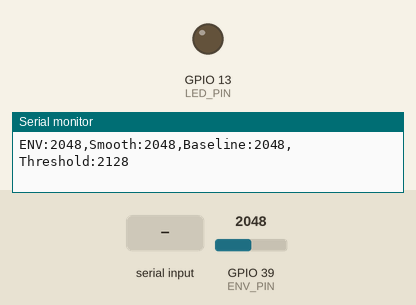
The sketch below on a simulated ESP32. On the bench: output pins drawn as LEDs (lit = HIGH), the last lines printed to the serial monitor. Dashed ring = blinking. The inputs (shaded band) are chosen by the test bench; at power-on: GPIO 39 (ENV_PIN) = 2048 (analog values on the 0–4095 scale). Nothing arrives over Bluetooth unless stated.

Above: at 4.2 s.
4.3 s: "c" received over Serial
At 4.55 s:
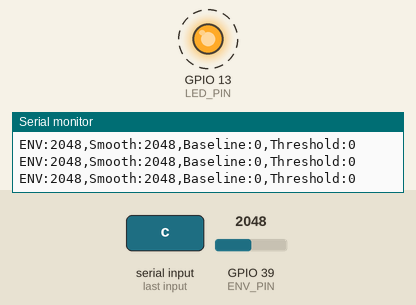
9.0 s: GPIO 39 (ENV_PIN) set to 2190
At 9.9 s:
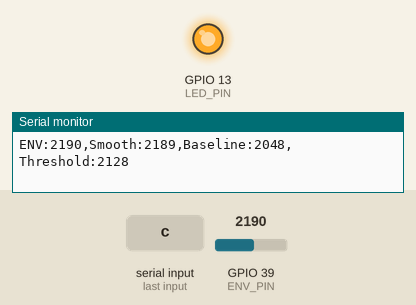
10.8 s: "C" received over Serial
At 10.95 s:
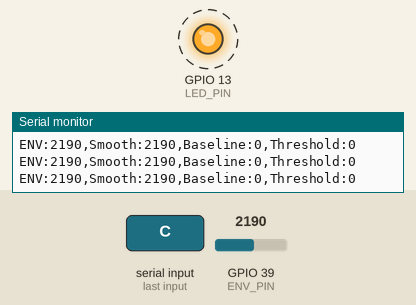
13.8 s: "c" received over the second serial link
16.8 s: "C" received over the second serial link
Timing chart, 0 to 20.8 s (numbered marks = the images above; inputs shaded):
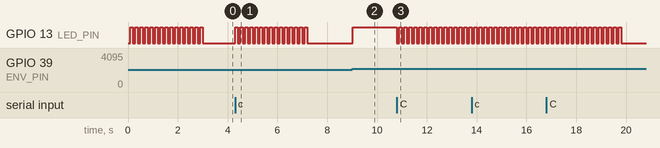

The sketch:

myoware_demo.ino
```cpp
/*
  MyoWare 2.0 Wireless Shield demo - live muscle activity in the Arduino IDE.

  Hardware: MyoWare 2.0 Muscle Sensor + MyoWare 2.0 Wireless Shield
  (ESP32-WROOM, CH340 USB-C). The shield reads the sensor through its pogo pins:
    ENV -> GPIO39 / A3   (used here)
    RAW -> GPIO36 / A4
    REF -> GPIO35 / A5
  Arduino IDE: install the "esp32" boards package (Espressif), select
  "ESP32 Dev Module", and the CH340 port.

  SAFETY (SparkFun's warning): do not have the shield on a person while USB-C
  is plugged in (programming or charging). For live data on a person, unplug
  USB, run on the battery, and read the data over Bluetooth (see below).

  Viewing the data:
    - Bench (no person): USB port -> Tools > Serial Plotter, 115200 baud.
    - On a person: pair your computer with "TrueRehab-MyoWare", then pick its
      Bluetooth serial port in the Arduino IDE and open the Serial Plotter.

  Use:
    1. Keep the muscle relaxed for the first 3 s (calibration, LED 13 blinks).
    2. Flex: Smooth rises above Threshold and LED 13 turns on.

  Commands (type in the plotter/monitor input box and press Enter):
    c  recalibrate (relax for 3 s)
    m  switch between plotter view and text view (use text view in Serial Monitor)
*/

#define USE_BLUETOOTH 1  // Bluetooth Classic serial port; set 0 for USB only

#if USE_BLUETOOTH
#include "BluetoothSerial.h"
BluetoothSerial SerialBT;
const char *BT_NAME = "TrueRehab-MyoWare";
#endif

const uint8_t ENV_PIN = A3;  // GPIO39 on the Wireless Shield
const uint8_t LED_PIN = 13;  // general-purpose LED on the shield

const unsigned long SAMPLE_US = 1000;  // 1 kHz sampling
const uint8_t PLOT_EVERY = 20;         // 1 kHz / 20 = 50 lines/s to the plotter
const uint16_t TEXT_EVERY = 200;       // 5 lines/s in text view
const float SMOOTH_ALPHA = 0.05;       // moving average, ~20 ms at 1 kHz
const unsigned long CAL_MS = 3000;
const float THRESH_SIGMAS = 5.0;       // threshold = baseline + 5 x resting noise...
const float THRESH_MIN = 80.0;         // ...but at least 80 ADC counts (of 4095) above baseline
const unsigned long MIN_REP_MS = 150;  // shorter bursts are twitches, not contractions

// Sends everything to USB serial and, when a device is connected, to Bluetooth.
class DualOut : public Print {
 public:
  size_t write(uint8_t b) override { return write(&b, 1); }
  size_t write(const uint8_t *buf, size_t len) override {
    Serial.write(buf, len);
#if USE_BLUETOOTH
    if (SerialBT.hasClient()) SerialBT.write(buf, len);
#endif
    return len;
  }
} out;

float baseline = 0, threshold = 0, release = 0;
float smooth = 0, peak = 0;
bool active = false, textView = false;
unsigned long activeSince = 0;
unsigned int reps = 0;
unsigned long nextSampleUs = 0;
uint16_t tick = 0;

void setLed(bool on) {
  digitalWrite(LED_PIN, on ? HIGH : LOW);
}

void waitForNextSample() {
  while ((long)(micros() - nextSampleUs) < 0) {}
  nextSampleUs += SAMPLE_US;
  // If printing stalled us for a while, restart the clock instead of bursting.
  if ((long)(micros() - nextSampleUs) > (long)(10 * SAMPLE_US)) nextSampleUs = micros();
}

int readEnv() {
  int env = analogRead(ENV_PIN);
  smooth += SMOOTH_ALPHA * (env - smooth);
  return env;
}

void plotLine(int env) {
  // "Label:value,Label:value" -> one named line per value in the Serial Plotter
  char buf[80];
  snprintf(buf, sizeof(buf), "ENV:%d,Smooth:%d,Baseline:%d,Threshold:%d",
           env, (int)smooth, (int)baseline, (int)threshold);
  out.println(buf);
}

int effortPercent() {
  float pct = (smooth - baseline) / (peak - baseline) * 100.0;
  return (int)constrain(pct, 0.0, 100.0);
}

void textLine(int env) {
  char buf[80];
  snprintf(buf, sizeof(buf), "env %4d  smooth %4d  effort %3d%%  reps %u  %s",
           env, (int)smooth, effortPercent(), reps, active ? "ACTIVE" : "-");
  out.println(buf);
}

void calibrate() {
  if (textView) out.println("Calibrating - relax the muscle for 3 s");
  baseline = threshold = 0;
  smooth = analogRead(ENV_PIN);

  // Running mean and variance of the relaxed signal (Welford's method)
  unsigned long n = 0;
  float mean = 0, m2 = 0;
  unsigned long start = millis();
  while (millis() - start < CAL_MS) {
    waitForNextSample();
    int env = readEnv();
    n++;
    float d = smooth - mean;
    mean += d / n;
    m2 += d * (smooth - mean);
    setLed((millis() / 100) % 2);
    if (!textView && n % PLOT_EVERY == 0) plotLine(env);
  }

  float noise = sqrt(m2 / n);
  baseline = mean;
  threshold = baseline + max(THRESH_SIGMAS * noise, THRESH_MIN);
  release = baseline + 0.6 * (threshold - baseline);  // hysteresis: no flicker at the edge
  peak = threshold;
  active = false;
  reps = 0;
  tick = 0;
  setLed(false);

  if (textView) {
    char buf[80];
    snprintf(buf, sizeof(buf), "Baseline %d, noise %d, threshold %d - go!",
             (int)baseline, (int)noise, (int)threshold);
    out.println(buf);
  }
}

void updateActivation() {
  unsigned long now = millis();
  if (!active && smooth > threshold) {
    active = true;
    activeSince = now;
  } else if (active && smooth < release) {
    active = false;
    unsigned long held = now - activeSince;
    if (held >= MIN_REP_MS) {
      reps++;
      if (textView) {
        char buf[60];
        snprintf(buf, sizeof(buf), ">> contraction %u: %lu ms", reps, held);
        out.println(buf);
      }
    }
  }
  setLed(active);
}

void handleCommand(char c) {
  if (c == 'c' || c == 'C') {
    calibrate();
  } else if (c == 'm' || c == 'M') {
    textView = !textView;
    tick = 0;
    if (textView) out.println("Text view - send m for plotter view, c to recalibrate");
  }
}

void handleCommands() {
  while (Serial.available()) handleCommand(Serial.read());
#if USE_BLUETOOTH
  while (SerialBT.available()) handleCommand(SerialBT.read());
#endif
}

void setup() {
  Serial.begin(115200);
#if USE_BLUETOOTH
  SerialBT.begin(BT_NAME);
#endif
  pinMode(LED_PIN, OUTPUT);
  analogReadResolution(12);  // 0-4095
  nextSampleUs = micros();
  calibrate();
}

void loop() {
  handleCommands();
  waitForNextSample();
  int env = readEnv();
  if (smooth > peak) peak = smooth;
  updateActivation();

  tick++;
  if (textView && tick >= TEXT_EVERY) {
    tick = 0;
    textLine(env);
  } else if (!textView && tick >= PLOT_EVERY) {
    tick = 0;
    plotLine(env);
  }
}
```

Measured:
- the behaviour switches between 2128 and 2129 on GPIO 39 (ENV_PIN) (found by bisection; images 1 and 2)
- after the input at 4.3 s, GPIO 13 (LED_PIN): alternates HIGH for 0.10 s and LOW for 0.10 s, 30 changes in all, then stays LOW, starting at once
- after the input at 9.0 s, GPIO 13 (LED_PIN): LOW → HIGH at once
- after the input at 10.8 s, GPIO 13 (LED_PIN): alternates HIGH for 0.10 s and LOW for 0.10 s, starting at once
